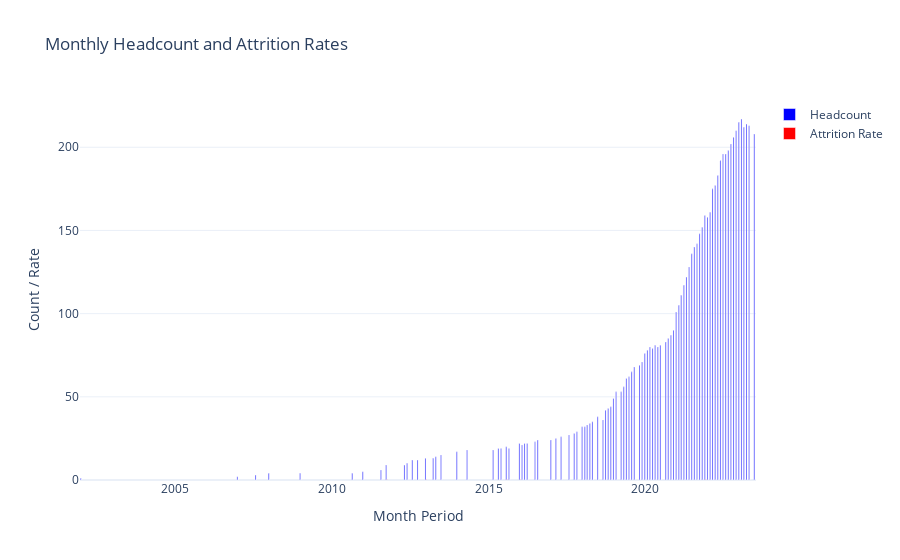
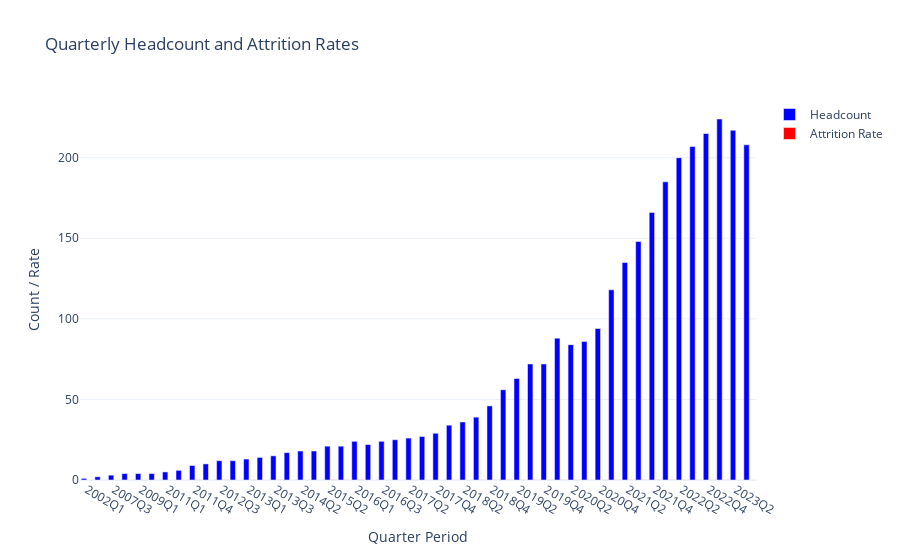
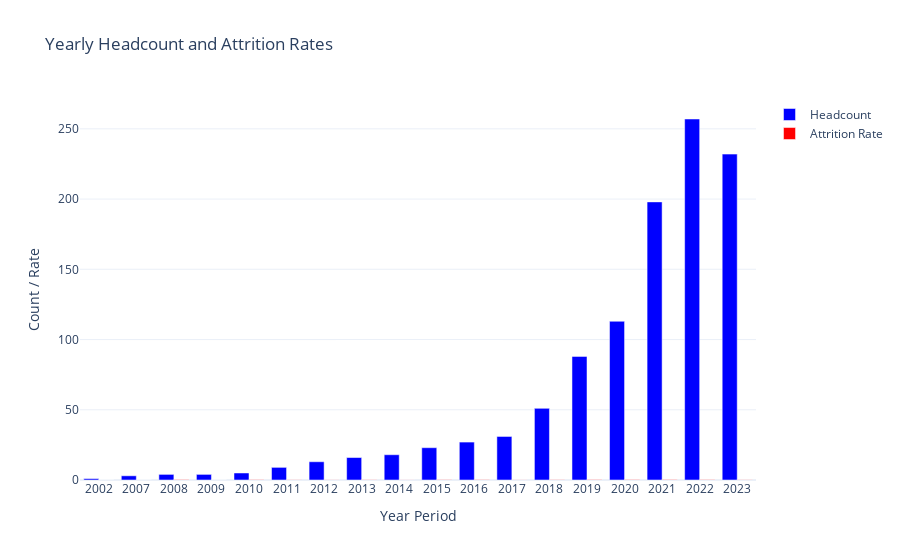

These figures' notebook cell, in order:
### Code cell
# Extracting year, month, and quarter from dates
data['Start Year'] = data['start_date'].dt.year
data['Start Month'] = data['start_date'].dt.to_period('M')
data['Start Quarter'] = data['start_date'].dt.to_period('Q')
data['Termination Year'] = data['end_date'].dt.year
data['Termination Month'] = data['end_date'].dt.to_period('M')
data['Termination Quarter'] = data['end_date'].dt.to_period('Q')

# Function to compute headcount and attrition rates
def compute_headcount_and_attrition(data, period):
    time_periods = sorted(data[f'Start {period}'].unique())
    headcount = {}
    attrition_rates = {}

    for tp in time_periods:
        current_employees = data[(data[f'Start {period}'] <= tp) & (data[f'Termination {period}'].isna() | (data[f'Termination {period}'] >= tp))]
        headcount[tp] = current_employees.shape[0]
        terminations = current_employees[current_employees[f'Termination {period}'] == tp].shape[0]
        attrition_rates[tp] = terminations / headcount[tp] if headcount[tp] > 0 else 0

    return headcount, attrition_rates

# Compute headcount and attrition rates
monthly_headcount, monthly_attrition = compute_headcount_and_attrition(data, 'Month')
quarterly_headcount, quarterly_attrition = compute_headcount_and_attrition(data, 'Quarter')
yearly_headcount, yearly_attrition = compute_headcount_and_attrition(data, 'Year')

# Function to plot headcount and attrition rates
def plot_data(headcount, attrition_rates, title, period):
    # Convert Period objects to strings for Plotly compatibility
    headcount_keys = [str(key) for key in headcount.keys()]
    attrition_rate_keys = [str(key) for key in attrition_rates.keys()]

    fig = go.Figure()
    fig.add_trace(go.Bar(x=headcount_keys, y=list(headcount.values()), name='Headcount', marker_color='blue'))
    fig.add_trace(go.Bar(x=attrition_rate_keys, y=list(attrition_rates.values()), name='Attrition Rate', marker_color='red'))
    
    fig.update_layout(
        title=title,
        xaxis_title=f'{period} Period',
        yaxis_title='Count / Rate',
        template='plotly_white',
        barmode='group'
    )
    fig.show()

# Plotting the data
plot_data(monthly_headcount, monthly_attrition, 'Monthly Headcount and Attrition Rates', 'Month')
plot_data(quarterly_headcount, quarterly_attrition, 'Quarterly Headcount and Attrition Rates', 'Quarter')
plot_data(yearly_headcount, yearly_attrition, 'Yearly Headcount and Attrition Rates', 'Year')

### Figure 1 — Plotly figure (JSON) as saved in the notebook; plotly's stock layout.template omitted (floating-point values rounded to 4 significant figures)
{"data": [{"marker": {"color": "blue"}, "name": "Headcount", "type": "bar", "x": ["2002-01", "2007-01", "2007-08", "2008-01", "2009-01", "2010-09", "2011-01", "2011-08", "2011-10", "2012-05", "2012-06", "2012-08", "2012-10", "2013-01", "2013-04", "2013-05", "2013-07", "2014-01", "2014-05", "2015-03", "2015-05", "2015-06", "2015-08", "2015-09", "2016-01", "2016-02", "2016-03", "2016-04", "2016-07", "2016-08", "2017-01", "2017-03", "2017-05", "2017-08", "2017-10", "2017-11", "2018-01", "2018-02", "2018-03", "2018-04", "2018-05", "2018-07", "2018-09", "2018-10", "2018-11", "2018-12", "2019-01", "2019-02", "2019-04", "2019-05", "2019-06", "2019-07", "2019-08", "2019-09", "2019-11", "2019-12", "2020-01", "2020-02", "2020-03", "2020-04", "2020-05", "2020-06", "2020-07", "2020-09", "2020-10", "2020-11", "2020-12", "2021-01", "2021-02", "2021-03", "2021-04", "2021-05", "2021-06", "2021-07", "2021-08", "2021-09", "2021-10", "2021-11", "2021-12", "2022-01", "2022-02", "2022-03", "2022-04", "2022-05", "2022-06", "2022-07", "2022-08", "2022-09", "2022-10", "2022-11", "2022-12", "2023-01", "2023-02", "2023-03", "2023-04", "2023-05", "2023-07"], "y": [1, 2, 3, 4, 4, 4, 5, 6, 9, 9, 10, 12, 12, 13, 13, 14, 15, 17, 18, 18, 19, 19, 20, 19, 22, 21, 22, 22, 23, 24, 24, 25, 26, 27, 28, 29, 32, 32, 33, 34, 35, 38, 36, 42, 43, 44, 49, 53, 53, 56, 61, 62, 65, 68, 69, 71, 76, 78, 80, 79, 81, 80, 81, 83, 85, 87, 90, 101, 105, 111, 117, 122, 128, 136, 140, 142, 148, 152, 159, 158, 161, 175, 177, 183, 192, 196, 196, 198, 202, 206, 210, 215, 217, 212, 214, 213, 208]}, {"marker": {"color": "red"}, "name": "Attrition Rate", "type": "bar", "x": ["2002-01", "2007-01", "2007-08", "2008-01", "2009-01", "2010-09", "2011-01", "2011-08", "2011-10", "2012-05", "2012-06", "2012-08", "2012-10", "2013-01", "2013-04", "2013-05", "2013-07", "2014-01", "2014-05", "2015-03", "2015-05", "2015-06", "2015-08", "2015-09", "2016-01", "2016-02", "2016-03", "2016-04", "2016-07", "2016-08", "2017-01", "2017-03", "2017-05", "2017-08", "2017-10", "2017-11", "2018-01", "2018-02", "2018-03", "2018-04", "2018-05", "2018-07", "2018-09", "2018-10", "2018-11", "2018-12", "2019-01", "2019-02", "2019-04", "2019-05", "2019-06", "2019-07", "2019-08", "2019-09", "2019-11", "2019-12", "2020-01", "2020-02", "2020-03", "2020-04", "2020-05", "2020-06", "2020-07", "2020-09", "2020-10", "2020-11", "2020-12", "2021-01", "2021-02", "2021-03", "2021-04", "2021-05", "2021-06", "2021-07", "2021-08", "2021-09", "2021-10", "2021-11", "2021-12", "2022-01", "2022-02", "2022-03", "2022-04", "2022-05", "2022-06", "2022-07", "2022-08", "2022-09", "2022-10", "2022-11", "2022-12", "2023-01", "2023-02", "2023-03", "2023-04", "2023-05", "2023-07"], "y": [0, 0, 0, 0, 0, 0, 0, 0, 0.1111, 0, 0, 0, 0, 0.07692, 0, 0, 0, 0, 0, 0, 0.05263, 0, 0.1, 0, 0.09091, 0, 0.04545, 0, 0, 0, 0, 0, 0.03846, 0.03704, 0, 0, 0.03125, 0, 0, 0.02941, 0, 0.02632, 0, 0, 0.04651, 0.02273, 0.06122, 0.0566, 0.03774, 0, 0.03279, 0.03226, 0.03077, 0.02941, 0, 0.04225, 0.05263, 0.05128, 0.025, 0.02532, 0.02469, 0.0125, 0.02469, 0.01205, 0.04706, 0, 0.03333, 0.0495, 0.01905, 0.009009, 0.04274, 0.01639, 0.03125, 0.01471, 0.02857, 0.0493, 0.02703, 0.01974, 0.07547, 0.02532, 0.03727, 0.05714, 0.0339, 0.01093, 0.01042, 0.03061, 0.01531, 0.01515, 0.01485, 0.009709, 0.02857, 0.02326, 0.03226, 0.009434, 0.01869, 0.01878, 0]}], "layout": {"barmode": "group", "title": {"text": "Monthly Headcount and Attrition Rates"}, "xaxis": {"title": {"text": "Month Period"}}, "yaxis": {"title": {"text": "Count / Rate"}}}}

### Figure 2 — Plotly figure (JSON) as saved in the notebook; plotly's stock layout.template omitted (floating-point values rounded to 4 significant figures)
{"data": [{"marker": {"color": "blue"}, "name": "Headcount", "type": "bar", "x": ["2002Q1", "2007Q1", "2007Q3", "2008Q1", "2009Q1", "2010Q3", "2011Q1", "2011Q3", "2011Q4", "2012Q2", "2012Q3", "2012Q4", "2013Q1", "2013Q2", "2013Q3", "2014Q1", "2014Q2", "2015Q1", "2015Q2", "2015Q3", "2016Q1", "2016Q2", "2016Q3", "2017Q1", "2017Q2", "2017Q3", "2017Q4", "2018Q1", "2018Q2", "2018Q3", "2018Q4", "2019Q1", "2019Q2", "2019Q3", "2019Q4", "2020Q1", "2020Q2", "2020Q3", "2020Q4", "2021Q1", "2021Q2", "2021Q3", "2021Q4", "2022Q1", "2022Q2", "2022Q3", "2022Q4", "2023Q1", "2023Q2", "2023Q3"], "y": [1, 2, 3, 4, 4, 4, 5, 6, 9, 10, 12, 12, 13, 14, 15, 17, 18, 18, 21, 21, 24, 22, 24, 25, 26, 27, 29, 34, 36, 39, 46, 56, 63, 72, 72, 88, 84, 86, 94, 118, 135, 148, 166, 185, 200, 207, 215, 224, 217, 208]}, {"marker": {"color": "red"}, "name": "Attrition Rate", "type": "bar", "x": ["2002Q1", "2007Q1", "2007Q3", "2008Q1", "2009Q1", "2010Q3", "2011Q1", "2011Q3", "2011Q4", "2012Q2", "2012Q3", "2012Q4", "2013Q1", "2013Q2", "2013Q3", "2014Q1", "2014Q2", "2015Q1", "2015Q2", "2015Q3", "2016Q1", "2016Q2", "2016Q3", "2017Q1", "2017Q2", "2017Q3", "2017Q4", "2018Q1", "2018Q2", "2018Q3", "2018Q4", "2019Q1", "2019Q2", "2019Q3", "2019Q4", "2020Q1", "2020Q2", "2020Q3", "2020Q4", "2021Q1", "2021Q2", "2021Q3", "2021Q4", "2022Q1", "2022Q2", "2022Q3", "2022Q4", "2023Q1", "2023Q2", "2023Q3"], "y": [0, 0, 0, 0, 0, 0, 0, 0, 0.1111, 0, 0.08333, 0, 0.07692, 0, 0.06667, 0, 0, 0, 0.09524, 0.09524, 0.125, 0, 0.04167, 0, 0.03846, 0.03704, 0, 0.02941, 0.02778, 0.07692, 0.06522, 0.1071, 0.06349, 0.08333, 0.05556, 0.1136, 0.05952, 0.04651, 0.07447, 0.0678, 0.08148, 0.08784, 0.1145, 0.1081, 0.05, 0.05797, 0.05116, 0.0625, 0.04608, 0]}], "layout": {"barmode": "group", "title": {"text": "Quarterly Headcount and Attrition Rates"}, "xaxis": {"title": {"text": "Quarter Period"}}, "yaxis": {"title": {"text": "Count / Rate"}}}}

### Figure 3 — Plotly figure (JSON) as saved in the notebook; plotly's stock layout.template omitted (floating-point values rounded to 4 significant figures)
{"data": [{"marker": {"color": "blue"}, "name": "Headcount", "type": "bar", "x": ["2002", "2007", "2008", "2009", "2010", "2011", "2012", "2013", "2014", "2015", "2016", "2017", "2018", "2019", "2020", "2021", "2022", "2023"], "y": [1, 3, 4, 4, 5, 9, 13, 16, 18, 23, 27, 31, 51, 88, 113, 198, 257, 232]}, {"marker": {"color": "red"}, "name": "Attrition Rate", "type": "bar", "x": ["2002", "2007", "2008", "2009", "2010", "2011", "2012", "2013", "2014", "2015", "2016", "2017", "2018", "2019", "2020", "2021", "2022", "2023"], "y": [0, 0, 0.25, 0, 0.2, 0.1111, 0.07692, 0.125, 0.05556, 0.1739, 0.1852, 0.06452, 0.1569, 0.2273, 0.2301, 0.2576, 0.2062, 0.1034]}], "layout": {"barmode": "group", "title": {"text": "Yearly Headcount and Attrition Rates"}, "xaxis": {"title": {"text": "Year Period"}}, "yaxis": {"title": {"text": "Count / Rate"}}}}
